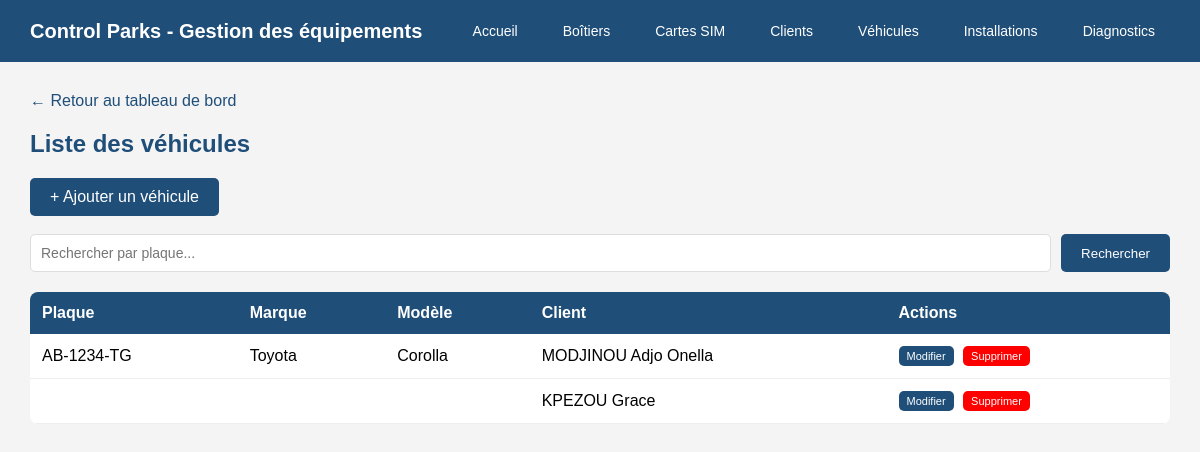
Page /vehicules/ on the committed database.
### equipements/models.py (models this page shows, shortened)
class Vehicule(models.Model):
    plaque = models.CharField(max_length=20, unique=True)
    marque = models.CharField(max_length=100, blank=True)
    modele = models.CharField(max_length=100, blank=True)
    client = models.ForeignKey(Client, on_delete=models.SET_NULL, null=True, related_name="vehicules")

class Client(models.Model):
    nom = models.CharField(max_length=150)
    prenom = models.CharField(max_length=150, blank=True)
    telephone = models.CharField(max_length=50, blank=True)
    email = models.CharField(max_length=150, blank=True)
    def __str__(self):
        return f"{self.nom} {self.prenom}"

### equipements/views.py (the view)
# urls.py: path('vehicules/', views.liste_vehicules, name='liste_vehicules'),
def liste_vehicules(request):
    query = request.GET.get('q', '')
    if query:
        vehicules = Vehicule.objects.filter(plaque__icontains=query)
    else:
        vehicules = Vehicule.objects.all()
    return render(request, 'equipements/vehicules/liste.html', {
        'vehicules': vehicules,
        'query': query
    })

### equipements/templates/equipements/vehicules/liste.html (shortened to what this page needs)
{% extends 'equipements/base.html' %}
{% block content %}
<a href="/" class="retour">← Retour au tableau de bord</a>
<h2>Liste des véhicules</h2>
<a href="/vehicules/ajouter/" class="btn">+ Ajouter un véhicule</a>
<br><br>
<form method="GET" action="/vehicules/">
    <div style="display: flex; gap: 10px; margin-bottom: 20px;">
        <input type="text" name="q" value="{{ query }}" placeholder="Rechercher par plaque..." style="flex: 1; padding: 10px; border: 1px solid #ddd; border-radius: 5px; font-size: 14px;">
        <button type="submit" class="btn">Rechercher</button>
    </div>
</form>
<div style="overflow-x: auto; width: 100%;">
<table>
    <tr>
        <th>Plaque</th>
        <th>Marque</th>
        <th>Modèle</th>
        <th>Client</th>
        <th>Actions</th>
    </tr>
    {% for vehicule in vehicules %}
    <tr>
        <td>{{ vehicule.plaque }}</td>
        <td>{{ vehicule.marque }}</td>
        <td>{{ vehicule.modele }}</td>
        <td>{{ vehicule.client }}</td>
        <td>
            <a href="/vehicules/{{ vehicule.id }}/modifier/" class="btn" style="font-size:11px; padding:4px 8px;">Modifier</a>
            <a href="/vehicules/{{ vehicule.id }}/supprimer/" class="btn" style="font-size:11px; padding:4px 8px; background-color:red; margin-left:5px;">Supprimer</a>
        </td>
    </tr>
    {% empty %}
    <tr>
        <td colspan="5" style="text-align:center; color:#999;">Aucun véhicule trouvé.</td>
    </tr>
    {% endfor %}
</table>
</div>
{% endblock %}

### equipements/templates/equipements/base.html (style rules this page uses)
* { margin: 0; padding: 0; box-sizing: border-box; }
body { font-family: Arial, sans-serif; background-color: #f4f4f4; }
h2 { color: #1F4E79; margin-bottom: 20px; }
table { width: 100%; border-collapse: collapse; background: white; border-radius: 8px; overflow: hidden; }
th { background-color: #1F4E79; color: white; padding: 12px; text-align: left; }
td { padding: 12px; border-bottom: 1px solid #eee; }
.btn { background-color: #1F4E79; color: white; padding: 10px 20px; border: none; border-radius: 5px; cursor: pointer; text-decoration: none; display: inline-block; }
.retour { display: inline-block; margin-bottom: 20px; color: #1F4E79; text-decoration: none; }
input, select, textarea { width: 100%; padding: 10px; border: 1px solid #ddd; border-radius: 5px; font-size: 14px; }

### rows in the picture
Vehicule: plaque "AB-1234-TG", marque "Toyota", modele "Corolla", client "MODJINOU Adjo Onella"
Vehicule: client "KPEZOU Grace"
